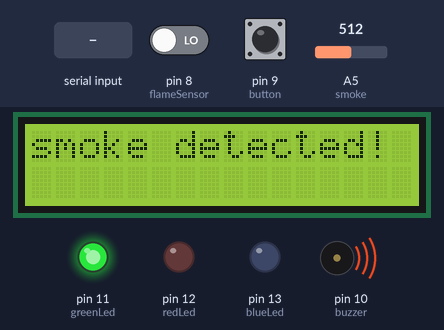
The sketch below on a simulated Arduino Uno, built with avr-gcc and run on an emulated ATmega328P. Parts: 16×2 character LCD, output pins drawn as LEDs (lit = HIGH), buzzer (waves = sounding). Inputs (shaded band) come from the test bench; at power-on: A5 (smoke) = 512, pin 8 (flameSensor) LOW, pin 9 (button) LOW. What the sketch prints to the serial monitor is not drawn.

Above: at 1.2 s.
1.3 s: A5 (smoke) set to 366
6.4 s: A5 (smoke) set to 342
At 8.4 s:
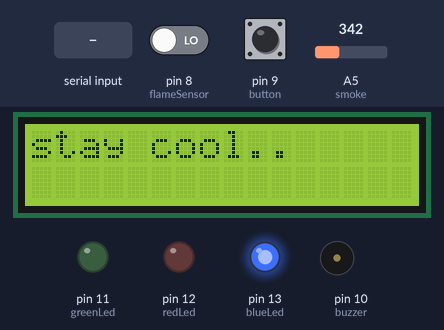
11.4 s: pin 8 (flameSensor) driven HIGH
At 13.1 s:
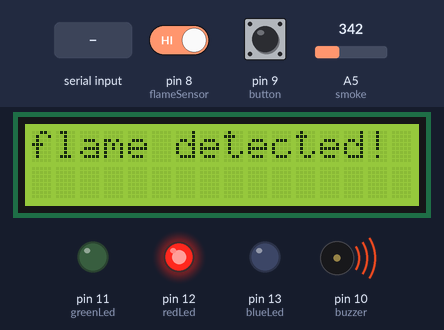
16.1 s: byte 3 (3) received over Serial
At 17.6 s:
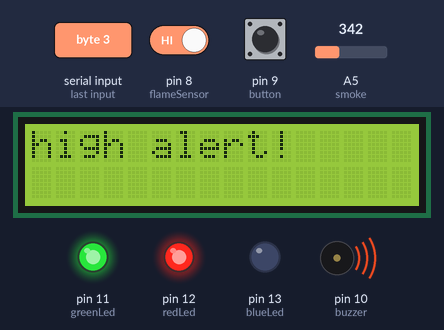
21.3 s: "1" received over Serial
At 24.4 s:
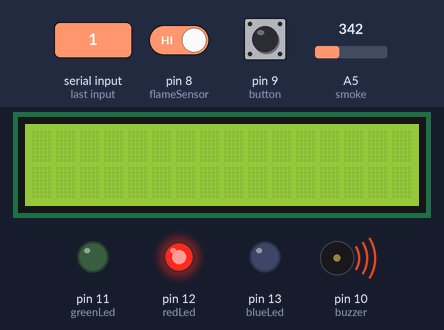
26.5 s: pin 8 (flameSensor) driven LOW
At 29.3 s:
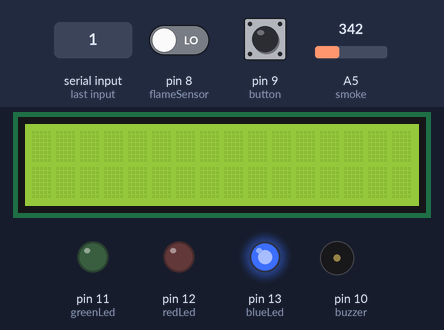
Timing chart, 0 to 30.8 s (numbered marks = the images above; inputs shaded):
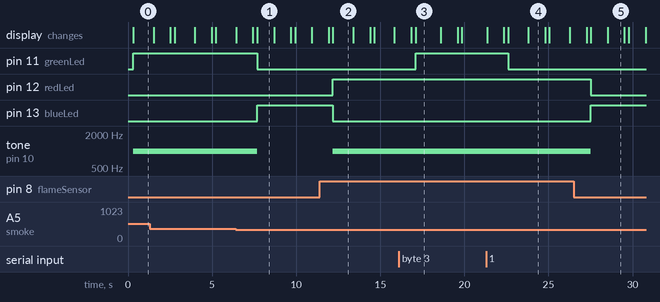

Measured:
- the behaviour switches between 351 and 350 on A5 (smoke) (found by bisection; images 0 and 1)
- after the input at 6.4 s, pin 11 (greenLed): HIGH → LOW after 1.3 s; pin 13 (blueLed): LOW → HIGH after 1.3 s; tone on pin 10 (buzzer): 1000 Hz → silent after 1.3 s; the display: first differs from a run without the input after 1.3 s (image 1)
- after the input at 11.4 s, pin 12 (redLed): LOW → HIGH after 0.79 s; pin 13 (blueLed): HIGH → LOW after 0.79 s; tone on pin 10 (buzzer): silent → 1000 Hz after 0.79 s; the display: first differs from a run without the input after 0.79 s (image 2)
- after the input at 16.1 s, pin 11 (greenLed): LOW → HIGH after 1.0 s; the display: first differs from a run without the input after 1.0 s (image 3)
- after the input at 21.3 s, pin 11 (greenLed): HIGH → LOW after 1.3 s; the display: first differs from a run without the input after 1.3 s (image 4 shows a later state)
- after the input at 26.5 s, pin 12 (redLed): HIGH → LOW after 1.0 s; pin 13 (blueLed): LOW → HIGH after 1.0 s; tone on pin 10 (buzzer): 1000 Hz → silent after 1.0 s; the display: first differs from a run without the input after 1.0 s (image 5 shows a later state)
- what the display in image 1 shows lasts 1.0 s, from 7.7 s to 8.7 s

The sketch:

arduino-code.ino
```cpp
#include <LiquidCrystal.h>

int blueLed = 13;
int redLed = 12;
int greenLed = 11;
int buzzer = 10;
int smoke = A5;
int sensorThres = 350;
int flameSensor = 8;
int button = 9;
const int rs = 7, en = 6, d4 = 5, d5 = 4, d6 = 3, d7 = 2;
LiquidCrystal lcd(rs, en, d4, d5, d6, d7);
int data;

void setup()
{
  Serial.begin(9600);
  pinMode(buzzer, OUTPUT);
  pinMode(blueLed, OUTPUT);
  pinMode(redLed, OUTPUT);
  pinMode(greenLed, OUTPUT);
  pinMode(smoke, INPUT);
  pinMode(flameSensor, INPUT);

  lcd.begin(16, 2);
  lcd.setCursor(0, 0);
}
void loop()
{
  while(Serial.available())
  {
    data = Serial.read();
  }
  int flameDetected = digitalRead(flameSensor);
  int smokeDetected = analogRead(smoke);
  int stateButton = digitalRead(button);
  lcd.display();
  delay(250);

  if ((flameDetected == 1 && smokeDetected > sensorThres) || (stateButton == 1) || (data == 3))
  {
    Serial.println("flame & smoke detected! high alert! take action immediately!");
    lcd.print("high alert!");
    digitalWrite(redLed, HIGH);
    digitalWrite(greenLed, HIGH);
    digitalWrite(blueLed, LOW);
    tone(buzzer, 1000);
    delay(1500);
    lcd.clear();
  }
  else if ((flameDetected == 1) || (data == 2))
  {
    Serial.println("flame detected! be careful!");
    lcd.print("flame detected!");
    digitalWrite(redLed, HIGH);
    digitalWrite(greenLed, LOW);
    digitalWrite(blueLed, LOW);
    tone(buzzer, 1000);
    delay(1200);
    lcd.clear();
  }
  else if ((smokeDetected > sensorThres) || (data == 1))
  {
    Serial.println("smoke detected! be careful!");
    lcd.print("smoke detected!");
    digitalWrite(redLed, LOW);
    digitalWrite(greenLed, HIGH);
    digitalWrite(blueLed, LOW);
    tone(buzzer, 1000);
    delay(1200);
    lcd.clear();
  }
  else
  {
    Serial.println("no flame or smoke.. stay cool");
    lcd.print("stay cool..");
    digitalWrite(blueLed, HIGH);
    digitalWrite(redLed, LOW);
    digitalWrite(greenLed, LOW);
    noTone(buzzer);
    delay(1000);
    lcd.clear();
  }
  lcd.noDisplay();
  delay(1000);
}
```
